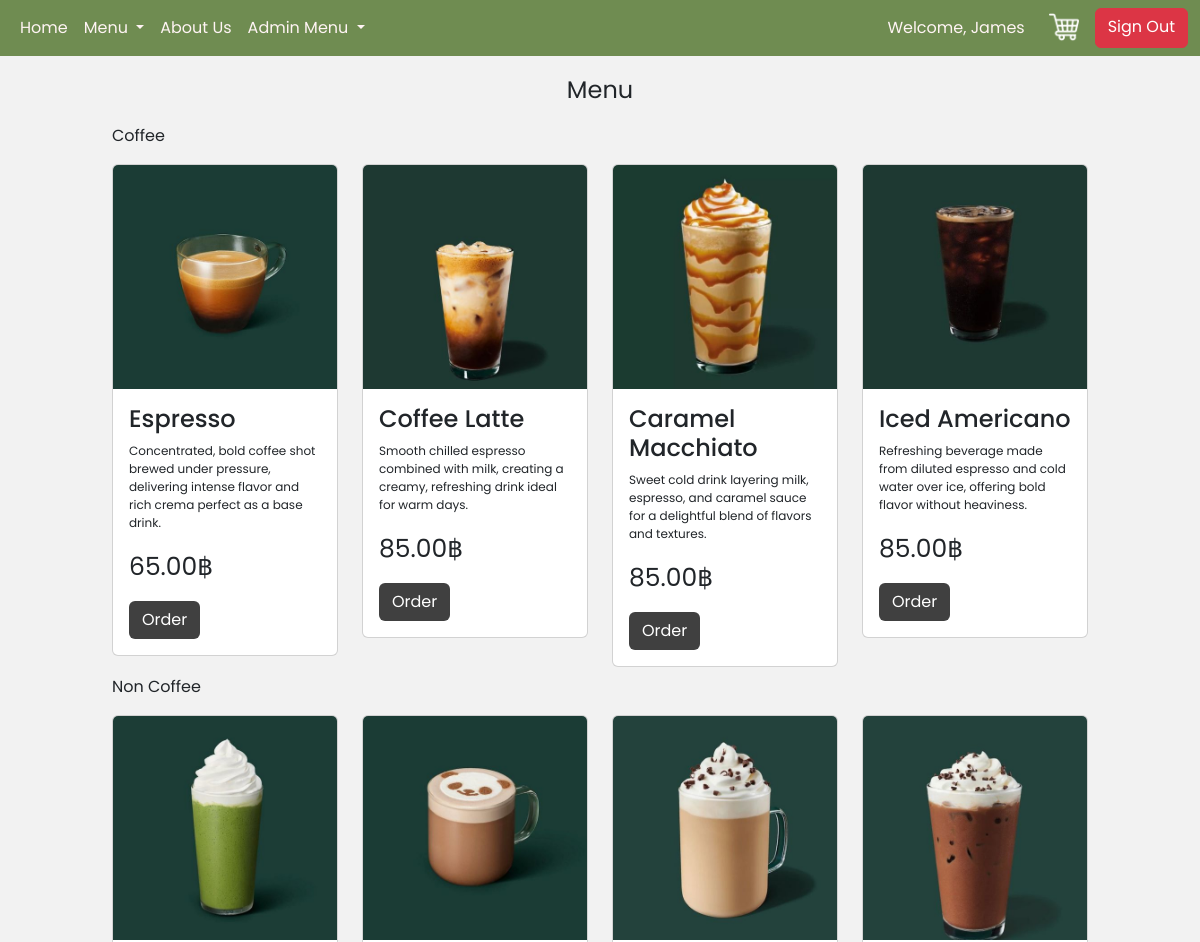
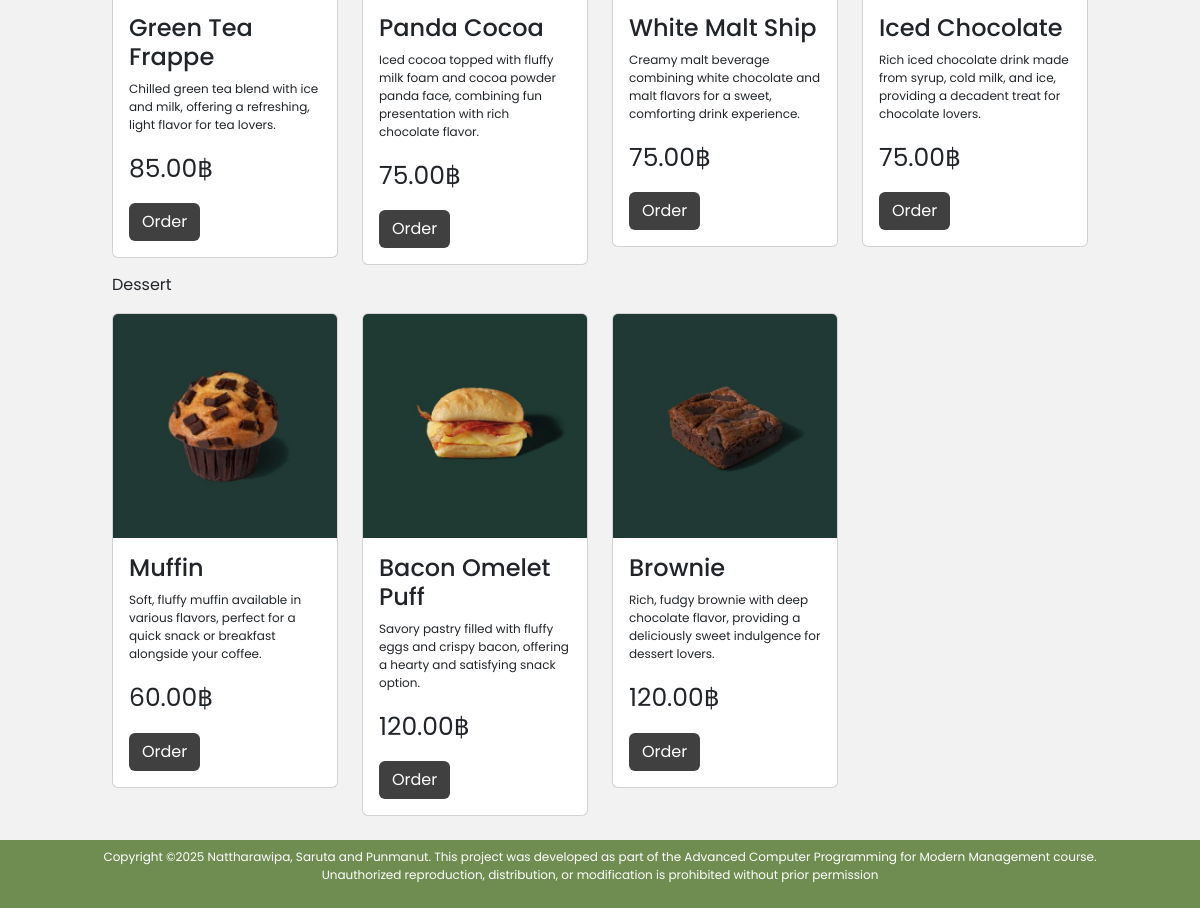
Screenshot of /menu.php (signed in) with the database file from the repository (2 pictures, top to bottom).
### tables this page shows
CREATE TABLE `goods` (
  `goods_id` int(11) NOT NULL,
  `name` varchar(50) NOT NULL,
  `description` varchar(250) NOT NULL,
  `price` decimal(10,2) NOT NULL,
  `quantity` int(11) NOT NULL,
  `Coffee` varchar(50) NOT NULL,
  `img` varchar(255) NOT NULL
);

### menu.php (the view, shortened to what this page needs)
<?php
    include_once "php/config.php";
?>
<!DOCTYPE html>
<html lang="en">
<head>
    <link rel="stylesheet" href="css/bootstrap.min.css">
    <link rel="stylesheet" href="style.css">
</head>
<body>
    <?php include_once "navbar.php"; ?>
    <div class="container-fluid">
        <div class="row my-3">
            <div class="col col-md-1 col-lg-1">
            </div>
            <div class="col-12 col-md-10 col-lg-10">
                <div class="row">
                    <p class="text-center fs-4">Menu</p>
                </div>
                <div>
                    <p class="text-start fs-6">Coffee</p>
                </div>
                <div class="row my-2">
                <?php $queryMenuCoffee = "SELECT * FROM goods WHERE Coffee = 'yes'";
                    $result = mysqli_query($connect, $queryMenuCoffee);
                    while ($menu = mysqli_fetch_assoc($result)) {
                ?>
                    <div class="col-12 col-md-3 ol-lg-3">
                        <div class="card">
                            <img src="img-upload/<?= $menu['img']; ?>" class="card-img-top">
                            <div class="card-body">
                                <h4 class="card-title"><?= $menu['name']; ?></h4>
                                <p style="font-size: 12px;"><?= $menu['description']; ?></p>
                                <p style="font-size: 25px;"><?= $menu['price']; ?>฿</p>
                                <a href="orderMenuCoffee.php?id=<?= $menu['goods_id']; ?>" class="btn btn" style="background-color: #404040; color: #fff;">Order</a>
                            </div>
                        </div>
                    </div>
                <?php } ?>
                </div>
                <div>
                    <p class="text-start fs-6">Non Coffee</p>
                </div>
                <div class="row my-2">
                <?php $queryMenuCoffee = "SELECT * FROM goods WHERE Coffee = 'no'";
                    $result = mysqli_query($connect, $queryMenuCoffee);
                    while ($menu = mysqli_fetch_assoc($result)) {
                ?>
                    <div class="col-12 col-md-3 ol-lg-3">
                        <div class="card">
                            <img src="img-upload/<?= $menu['img']; ?>" class="card-img-top">
                            <div class="card-body">
                                <h4 class="card-title"><?= $menu['name']; ?></h4>
                                <p style="font-size: 12px;"><?= $menu['description']; ?></p>
                                <p style="font-size: 25px;"><?= $menu['price']; ?>฿</p>
                                <a href="orderMenuCoffee.php?id=<?= $menu['goods_id']; ?>" class="btn btn" style="background-color: #404040; color: #fff;">Order</a>
                            </div>
                        </div>
                    </div>
                <?php } ?>
                </div>
                <div>
                    <p class="text-start fs-6">Dessert</p>
                </div>
                <div class="row my-2">
                <?php $queryMenuCoffee = "SELECT * FROM goods WHERE Coffee = 'des'";
                    $result = mysqli_query($connect, $queryMenuCoffee);
                    while ($menu = mysqli_fetch_assoc($result)) {
                ?>
                    <div class="col-12 col-md-3 ol-lg-3">
                        <div class="card">
                            <img src="img-upload/<?= $menu['img']; ?>" class="card-img-top">
                            <div class="card-body">
                                <h4 class="card-title"><?= $menu['name']; ?></h4>
                                <p style="font-size: 12px;"><?= $menu['description']; ?></p>
                                <p style="font-size: 25px;"><?= $menu['price']; ?>฿</p>
                                <a href="orderMenuCoffee.php?id=<?= $menu['goods_id']; ?>" class="btn btn" style="background-color: #404040; color: #fff;">Order</a>
                            </div>
                        </div>
                    </div>
                <?php } ?>
                </div>
            </div>
            </div>
        </div>
    <?php include_once "footer.php"; ?>
</body>
</html>

### style.css (style rules this page uses)
body { background-color: #f2f2f2; font-family: "Poppins", serif; font-weight: 400; font-style: normal; height: 100%; }

### rows the page displays
goods: img (picture), name "Espresso", description "Concentrated, bold coffee shot brewed under pressure, delivering intense flavor and rich crema perfect as a base drink.", price "65.00"
goods: img (picture), name "Coffee Latte", description "Smooth chilled espresso combined with milk, creating a creamy, refreshing drink ideal for warm days.", price "85.00"
goods: img (picture), name "Caramel Macchiato", description "Sweet cold drink layering milk, espresso, and caramel sauce for a delightful blend of flavors and textures.", price "85.00"
goods: img (picture), name "Iced Americano", description "Refreshing beverage made from diluted espresso and cold water over ice, offering bold flavor without heaviness.", price "85.00"
goods: img (picture), name "Green Tea Frappe", description "Chilled green tea blend with ice and milk, offering a refreshing, light flavor for tea lovers.", price "85.00"
goods: img (picture), name "Panda Cocoa", description "Iced cocoa topped with fluffy milk foam and cocoa powder panda face, combining fun presentation with rich chocolate flavor.", price "75.00"
goods: img (picture), name "White Malt Ship", description "Creamy malt beverage combining white chocolate and malt flavors for a sweet, comforting drink experience.", price "75.00"
goods: img (picture), name "Iced Chocolate", description "Rich iced chocolate drink made from syrup, cold milk, and ice, providing a decadent treat for chocolate lovers.", price "75.00"
goods: img (picture), name "Muffin", description "Soft, fluffy muffin available in various flavors, perfect for a quick snack or breakfast alongside your coffee.", price "60.00"
goods: img (picture), name "Bacon Omelet Puff", description "Savory pastry filled with fluffy eggs and crispy bacon, offering a hearty and satisfying snack option.", price "120.00"
goods: img (picture), name "Brownie", description "Rich, fudgy brownie with deep chocolate flavor, providing a deliciously sweet indulgence for dessert lovers.", price "120.00"

### other values shown
$_SESSION['firstname'] "James"
